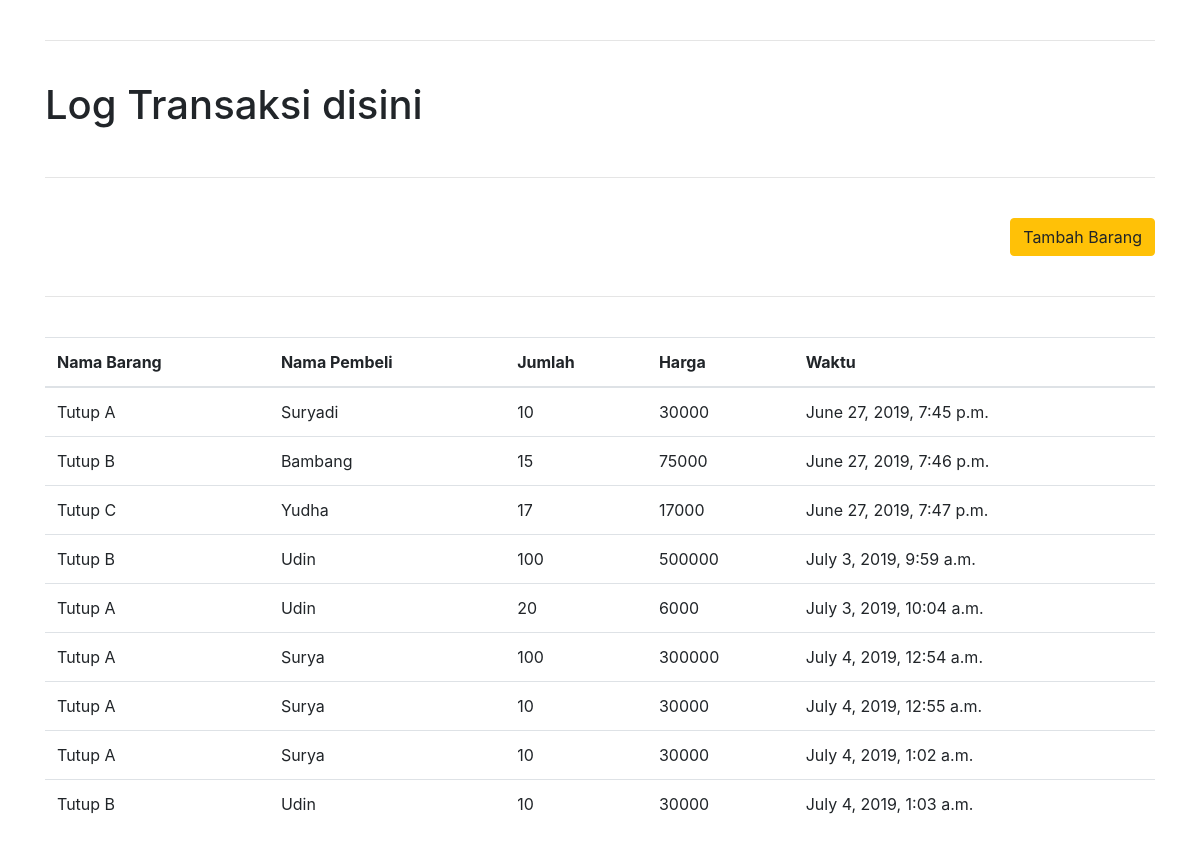
/penjualan/, run on the app's committed database.
### penjualan/models.py (models this page shows, shortened)
class Transaksi(models.Model):
    barang = models.ForeignKey(
        DaftarBarang,
        on_delete=models.CASCADE
    )
    pembeli = models.CharField(max_length=30)
    telp = models.CharField(max_length=20)
    jumlah = models.IntegerField()
    harga = models.BigIntegerField()
    waktu = models.DateTimeField(null=True, blank=True, default=timezone.now)

class DaftarBarang(models.Model):
    nama = models.TextField(max_length=30)
    harga = models.IntegerField()
    def __str__(self):
        return self.nama

### penjualan/views.py (the view)
# urls.py: path('penjualan/', penjualan_list, name='penjualan'),
def penjualan_list(request):
    template_name = "penjualan/penjualan-list.html"
    qs = Transaksi.objects.all()
    context = { "page_title": "Log Transaksi", "object_list": qs }
    return render(request, template_name, context)

### penjualan/templates/penjualan/penjualan-list.html
{% extends "base.html" %}
{% block content %}
    <br><hr><br>
    <h1>{{ page_title }} disini</h1>
    <br><hr><br>
    <div class="text-right">
        <a href="/tambah"><button class="btn btn-warning">Tambah Barang</button></a>
    </div>
    <br><hr><br>
    <table class="table">
        <thead>
            <tr>
            <th scope="col">Nama Barang</th>
            <th scope="col">Nama Pembeli</th>
            <th scope="col">Jumlah</th>
            <th scope="col">Harga</th>
            <th scope="col">Waktu</th>
            </tr>
        </thead>
        <tbody>
            {% for barang in object_list %}
            <tr>
                <td>{{ barang.barang }}</td>
                <td>{{ barang.pembeli }}</td>
                <td>{{ barang.jumlah }}</td>
                <td>{{ barang.harga }}</td>
                <td>{{ barang.waktu }}</td>
            </tr>
            {% endfor %}
        </tbody>
    </table>
{% endblock %}

### data on the page
Transaksi: barang "Tutup A", pembeli "Suryadi", jumlah "10", harga "30000", waktu "June 27, 2019, 7:45 p.m."
Transaksi: barang "Tutup B", pembeli "Bambang", jumlah "15", harga "75000", waktu "June 27, 2019, 7:46 p.m."
Transaksi: barang "Tutup C", pembeli "Yudha", jumlah "17", harga "17000", waktu "June 27, 2019, 7:47 p.m."
Transaksi: barang "Tutup B", pembeli "Udin", jumlah "100", harga "500000", waktu "July 3, 2019, 9:59 a.m."
Transaksi: barang "Tutup A", pembeli "Udin", jumlah "20", harga "6000", waktu "July 3, 2019, 10:04 a.m."
Transaksi: barang "Tutup A", pembeli "Surya", jumlah "100", harga "300000", waktu "July 4, 2019, 12:54 a.m."
Transaksi: barang "Tutup A", pembeli "Surya", jumlah "10", harga "30000", waktu "July 4, 2019, 12:55 a.m."
Transaksi: barang "Tutup A", pembeli "Surya", jumlah "10", harga "30000", waktu "July 4, 2019, 1:02 a.m."
Transaksi: barang "Tutup B", pembeli "Udin", jumlah "10", harga "30000", waktu "July 4, 2019, 1:03 a.m."

### other printed values
{{ page_title }} "Log Transaksi"
